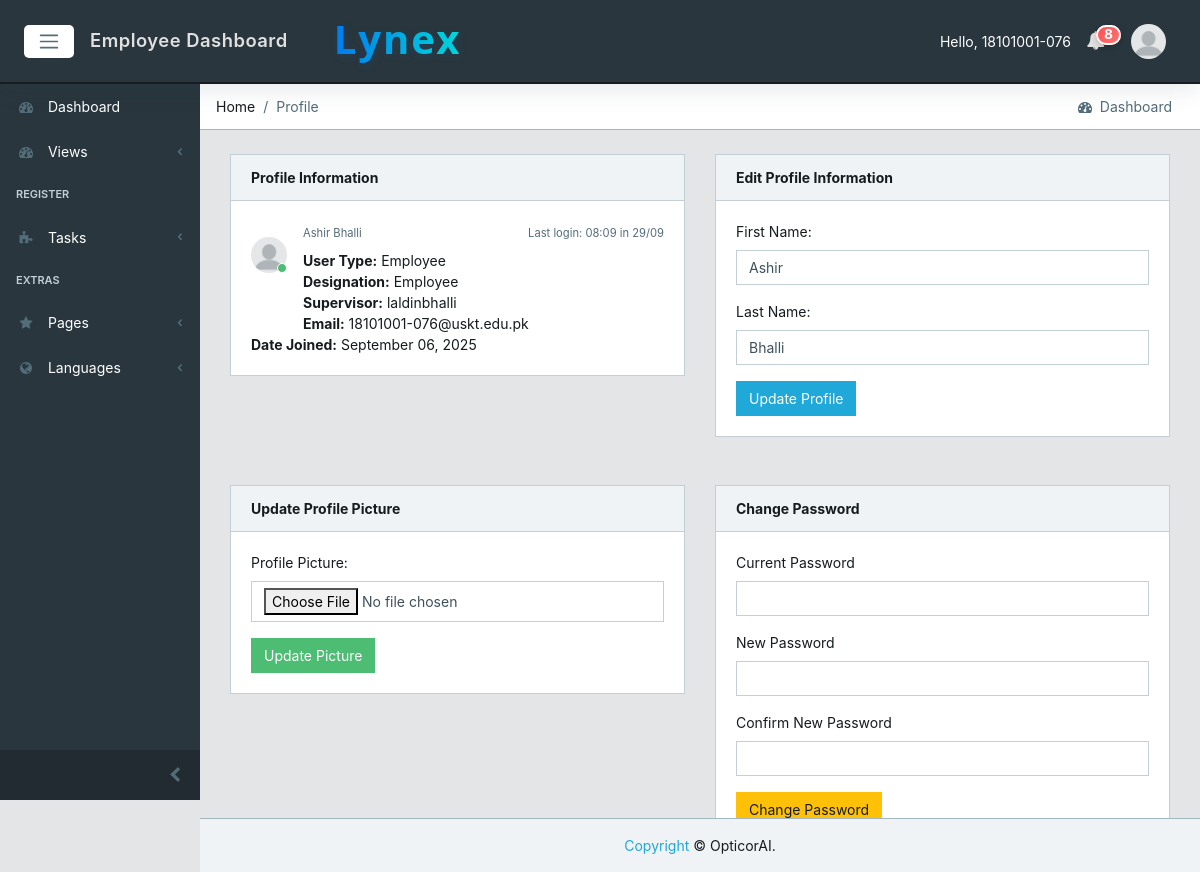
The page /users/profile (signed in) on the database its author committed.
### core/models.py (models this page shows, shortened)
class CustomUser(AbstractUser):
    email = models.EmailField(unique=True)  # Make email unique for authentication
    user_type = models.CharField(max_length=15, choices=USER_TYPE_CHOICES, db_index=True)
    designation = models.CharField(max_length=100, blank=True, null=True)
    created_by = models.ForeignKey('self', on_delete=models.SET_NULL, null=True, blank=True, related_name='created_users')
    created_date = models.DateField(auto_now_add=True)
    created_time = models.TimeField(auto_now_add=True)
    under_supervision = models.ForeignKey('self', on_delete=models.SET_NULL, null=True, blank=True, related_name='supervised_users')
    avatar = models.ImageField(upload_to='core/avatar', blank=True, null=True)
    @property
    def avatar_url(self):
        try:
            if self.avatar:
                url = getattr(self.avatar, 'url', None)
                if url and ('cloudinary' in url or 'res.cloudinary.com' in url):
                    return url
                avatar_path = getattr(self.avatar, 'path', None)
                if avatar_path and os.path.isfile(avatar_path) and url:
                    return url
        except Exception:
            pass
        return static('core/img/avatar/blank_profile.png')

### core/views.py (the view, shortened to what this page needs)
# urls.py: path('users/profile', views.ProfileView.as_view(), name='profile'),
class ProfileView(LoginRequiredMixin, View):
    def get(self, request):
        user = request.user
        form = UserProfileEditForm(instance=user, user=user)
        class AvatarForm(forms.Form):
            avatar = forms.ImageField(
                required=False,
                widget=forms.FileInput(attrs={'class': 'form-control'})
            )
        avatar_form = AvatarForm()
        class PasswordForm(forms.Form):
            current_password = forms.CharField(widget=forms.PasswordInput(attrs={'class': 'form-control'}), label='Current Password')
            new_password = forms.CharField(widget=forms.PasswordInput(attrs={'class': 'form-control'}), label='New Password')
            confirm_password = forms.CharField(widget=forms.PasswordInput(attrs={'class': 'form-control'}), label='Confirm New Password')
        context = {
            'profile_form': form,
            'img_form': avatar_form,
            'password_form': PasswordForm(),
            'logged_user': user,
        }
        return render(request, 'core/profile.html', context)

### core/views.py
        class AvatarForm(forms.Form):
            avatar = forms.ImageField(
                required=False,
                widget=forms.FileInput(attrs={'class': 'form-control'})
            )

### core/context_processors.py (called while the page is built)
def logged_user_processor(request):
    if request.user.is_authenticated:
        try:
            logged_user = CustomUser.objects.select_related('under_supervision').get(id=request.user.id)
            return {'logged_user': logged_user}
        except CustomUser.DoesNotExist:
            return {'logged_user': None}
    return {'logged_user': None}

def notifications_processor(request):
    if request.user.is_authenticated:
        cache_key = f"unread_count:{request.user.id}"
        unread_count = cache.get(cache_key)
        if unread_count is None:
            unread_count = Notification.objects.filter(recipient=request.user, read=False).count()
            cache.set(cache_key, unread_count, 15)  # short cache to keep badges fresh
        unread_notifications = (
            Notification.objects.select_related('sender')
            .filter(recipient=request.user, read=False)
            .order_by('-created_at')[:10]
        )
        return {
            'unread_notifications': unread_notifications,
            'unread_count': unread_count,
        }
    return {'unread_notifications': [], 'unread_count': 0}

def debug_flag_processor(request):
    return {"DEBUG": settings.DEBUG}

### core/models.py (called while the page is built, shortened)
    @classmethod
    def update_all_statuses(cls):
        today = business_localdate()
        updates = {
            'closed': 0,
            'due': 0,
            'open': 0,
            'total_updated': 0
        }
        from .models import Notification
        closed_tasks = cls.objects.filter(
            percentage_completion__gte=100,
            status__in=['open', 'due']
        )
        due_tasks = cls.objects.filter(
            target_date__lt=today,
            percentage_completion__lt=100,
            status='open'
        )
        open_tasks = cls.objects.filter(
            target_date__gte=today,
            percentage_completion__lt=100,
            status='due'
        )
        return updates

### core/utils/dates.py (called while the page is built)
def business_localdate() -> date:
    tz_name = getattr(settings, 'BUSINESS_TIMEZONE', None)
    if tz_name and ZoneInfo is not None:
        try:
            tz = ZoneInfo(tz_name)
            return timezone.now().astimezone(tz).date()
        except Exception:
            pass
    return timezone.localdate()

### core/templates/core/profile.html (shortened to what this page needs)
{% extends 'core/base.html' %}
{% load static %}
{% block breadcrumb %}
        <li class="breadcrumb-item">Home</li>
        <li class="breadcrumb-item active">Profile</li>
{% endblock breadcrumb%}
{% block content %}
<div class="container-fluid">
  <div id="ui-view" style="opacity: 1;"><div class="animated fadeIn">
        <div class="row">
            <div class="col-12">
                <div class="row">
                    <div class="col-12 col-md-6">
                        <div class="card">
                            <div class="card-header d-flex justify-content-between align-items-center">
                                <strong>Profile Information</strong>
                            </div>
                            <div class="card-body">
                                <div class="message">
                                    <div class="py-3 pb-5 mr-3 float-left">
                                        <div class="avatar">
                                            <img src="{{ logged_user.avatar_url }}" class="img-avatar" alt="img">
                                            <span class="avatar-status badge-success"></span>
                                        </div>
                                    </div>
                                    <div>
                                        <small class="text-muted">{{ logged_user.get_full_name }}</small>
                                        {% if logged_user.last_login %}
                                        <small class="text-muted float-right mt-1">Last login: {{ logged_user.last_login|date:"H:i" }} in {{ logged_user.last_login|date:"d/m" }}</small>
                                        {% endif %}
                                    </div>
                                    <div class="mt-2" data-i18n-skip>
                                        <strong>User Type:</strong> {{ logged_user.get_user_type_display }}<br>
                                        <strong>Designation:</strong> {{ logged_user.designation }}<br>
                                        <strong>Supervisor:</strong> {{ logged_user.under_supervision.username|default:'-' }}<br>
                                        <strong>Email:</strong> {{ logged_user.email }}<br>
                                        <strong>Date Joined:</strong> {{ logged_user.date_joined|date:"F d, Y" }}
                                    </div>
                                </div>
                            </div>
                        </div>
                    </div>
                    <div class="col-12 col-md-6">
                        <div class="card">
                            <div class="card-header">
                                <strong>Edit Profile Information</strong>
                            </div>
                            <div class="card-body">
                                <form method="post" enctype="multipart/form-data">
                                    <div class="form-group">
                                        <label for="{{ profile_form.first_name.id_for_label }}">First Name:</label>
                                        {{ profile_form.first_name }}
                                    </div>
                                    <div class="form-group">
                                        <label for="{{ profile_form.last_name.id_for_label }}">Last Name:</label>
                                        {{ profile_form.last_name }}
                                    </div>
                                    <button type="submit" name="update_profile" class="btn btn-primary">Update Profile</button>
                                </form>
                            </div>
                        </div>
                    </div>
                </div>
                <div class="row mt-4">
                    <div class="col-12 col-md-6">
                        <div class="card">
                            <div class="card-header">
                                <strong>Update Profile Picture</strong>
                            </div>
                            <div class="card-body">
                                <form method="post" enctype="multipart/form-data">
                                    <div class="form-group">
                                        <label for="{{ img_form.avatar.id_for_label }}">Profile Picture:</label>
                                        {{ img_form.avatar }}
                                    </div>
                                    <button type="submit" name="update_avatar" class="btn btn-success">Update Picture</button>
                                </form>
                            </div>
                        </div>
                    </div>
                    <div class="col-12 col-md-6">
                        <div class="card">
                            <div class="card-header">
                                <strong>Change Password</strong>
                            </div>
                            <div class="card-body">
                                <form method="post">
                                    <div class="form-group">
                                        <label>Current Password</label>
                                        {{ password_form.current_password }}
                                    </div>
                                    <div class="form-group">
                                        <label>New Password</label>
                                        {{ password_form.new_password }}
                                    </div>
                                    <div class="form-group">
                                        <label>Confirm New Password</label>
                                        {{ password_form.confirm_password }}
                                    </div>
                                    <button type="submit" name="change_password" class="btn btn-warning">Change Password</button>
                                </form>
                            </div>
                        </div>
                    </div>
                </div>
            </div>
        </div>
    </div>
</div>
{% endblock %}

### core/templates/core/base.html (shortened to what this page needs)
{% load static %}
<!DOCTYPE html>
<html lang="en">
<head>
  <link href="{% static 'core/css/font-awesome.min.css' %}" rel="stylesheet">
  <link href="{% static 'core/css/simple-line-icons.min.css' %}" rel="stylesheet">
  <link href="{% static 'core/css/estilo.css' %}" rel="stylesheet">
  <link href="{% static 'core/css/style.css' %}" rel="stylesheet">
  {% get_static_prefix as STATIC_PREFIX %}
</head>
{% block body %}
<body class="app header-fixed sidebar-fixed aside-menu-fixed aside-menu-hidden">
  <header class="app-header navbar">
    <button class="navbar-toggler sidebar-toggler d-md-down-none" type="button">
      <span class="navbar-toggler-icon"></span>
    </button>
    <ul class="nav navbar-nav d-md-down-none">
      <li class="nav-item px-3">
        <a class="nav-link" href="{% url 'core:dashboard' %}">
          {% if user.user_type == 'admin' %}<span data-i18n="nav.admin_dashboard">Admin Dashboard</span>
          {% elif user.user_type == 'manager' %}<span data-i18n="nav.manager_dashboard">Manager Dashboard</span>
          {% else %}<span data-i18n="nav.employee_dashboard">Employee Dashboard</span>{% endif %}
        </a>
      </li>
    </ul>
    <div class="brand-gui d-none d-md-inline">
      <a href="{% url 'core:dashboard' %}"><h1 class="company-name">Lynex</h1></a>
    </div>
    <ul class="nav navbar-nav ml-auto">
      {% if user.is_authenticated %}
      <li class="text-white d-none d-md-inline" data-i18n-skip>Hello, {{ user.username }}</li>
      {% else %}
      <li class="text-muted">
        <a href="{% url 'core:login' %}">sign in</a>
      </li>
      {% endif %}
      <li class="nav-item dropdown">
        <a class="nav-link" data-toggle="dropdown" href="#" role="button" aria-haspopup="true" aria-expanded="false">
          <i class="fa fa-bell"></i>
          {% if unread_count and unread_count > 0 %}
            <span class="badge badge-pill badge-notify">{{ unread_count }}</span>
          {% endif %}
        </a>
      </li>
      <li class="nav-item dropdown">
        <a class="nav-link" data-toggle="dropdown" href="#" role="button" aria-haspopup="true" aria-expanded="false">
          {% if user.is_authenticated and logged_user %}
            <img src="{{ logged_user.avatar_url }}" class="img-avatar" alt="img">
          {% else %}
            <img src="{% static 'core/img/avatar/blank_profile.png' %}" class="img-avatar" alt="img">
          {% endif %}
        </a>
      </li>
    </ul>
  </header>
  <div class="app-body">
    <div class="sidebar">
      <nav class="sidebar-nav">
        <ul class="nav">
          <li class="nav-item">
            <a class="nav-link" href="{% url 'core:dashboard' %}"><i class="fa fa-tachometer"></i> <span data-i18n="nav.dashboard">Dashboard</span></a>
          </li>
          <li class="nav-item nav-dropdown">
            <a class="nav-link nav-dropdown-toggle" href="#"><i class="fa fa-tachometer"></i> <span data-i18n="nav.views">Views</span></a>
          </li>
          <li class="nav-title">
            <span data-i18n="nav.register">Register</span>
          </li>
          {% if user.user_type != 'admin' %}
          <li class="nav-item nav-dropdown">
            <a class="nav-link nav-dropdown-toggle" href="#"><i class="fa fa-puzzle-piece"></i> <span data-i18n="nav.tasks">Tasks</span></a>
          </li>
          {% endif %}
          <li class="nav-title">
            <span data-i18n="nav.extras">Extras</span>
          </li>
          <li class="nav-item nav-dropdown">
            <a class="nav-link nav-dropdown-toggle" href="#"><i class="fa fa-star"></i> <span data-i18n="nav.pages">Pages</span></a>
          </li>
          <li class="nav-item nav-dropdown">
            <a class="nav-link nav-dropdown-toggle" href="#"><i class="fa fa-globe"></i> <span data-i18n="nav.languages">Languages</span></a>
          </li>
        </ul>
      </nav>
      <button class="sidebar-minimizer brand-minimizer" type="button"></button>
    </div>
    <main class="main">
      <ol class="breadcrumb">
        {% block breadcrumb %}{% endblock breadcrumb%}
        <li class="breadcrumb-menu d-md-down-none">
          <div class="btn-group" role="group" aria-label="Button group">
            <a class="btn" href="./"><i class="fa fa-tachometer"></i> &nbsp;<span data-i18n="nav.dashboard">Dashboard</span></a>
          </div>
        </li>
      </ol>
{% block content %}
{% endblock %}
    </main>
  </div>
  <footer class="app-footer text-center justify-content-center fixed-bottom py-2 py-lg-3">
    <span><a href="#" data-i18n="footer.copyright">Copyright</a> © OpticorAI.</span>
  </footer>
</body>
{% endblock body %}
</html>

### static/core/css/estilo.css (style rules this page uses)
.brand-gui { width: 50px; position: relative; }

### rows shown on the page
CustomUser: username "18101001-076", get_full_name "Ashir Bhalli", last_login "08:09", last_login "29/09", user_type "Employee", designation "Employee", under_supervision.username "laldinbhalli", email "18101001-076@uskt.edu.pk", date_joined "September 06, 2025", first_name "Ashir", last_name "Bhalli"

### other values the page prints
{{ unread_count }} "8"
